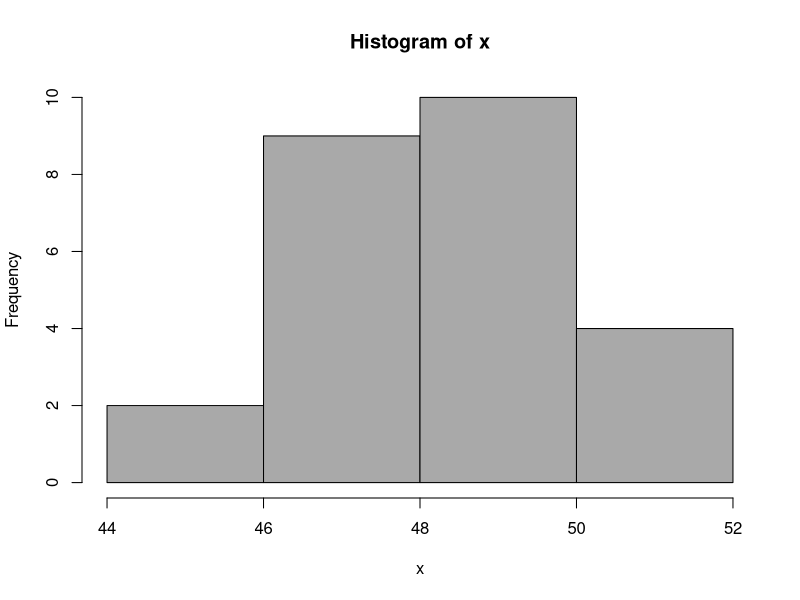
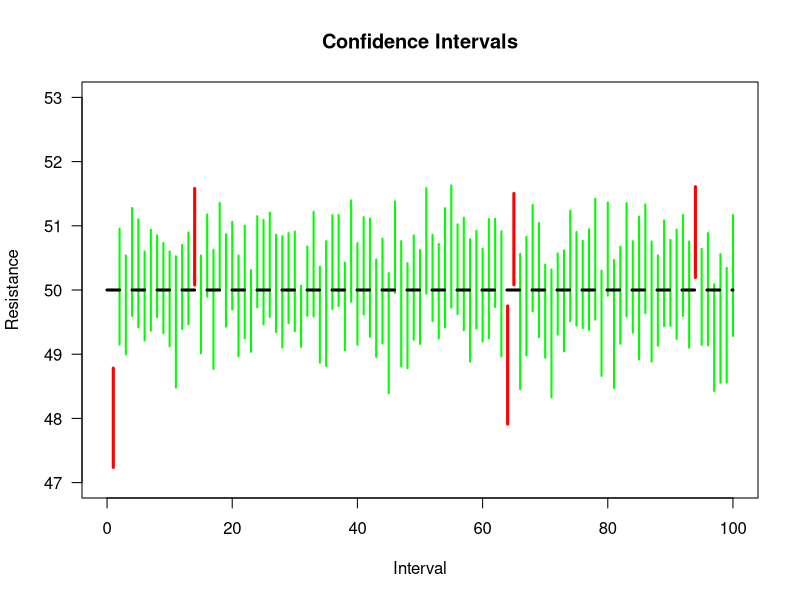

The R source for these figures, in order:
# Chapter 4 routines

## Draw 25 samples from N(mu=50,sigma=2)
set.seed(661857)    # Set PRNG seed (for reproducibility)
x<-rnorm(n=25, mean=50, sd=2)
mean(x)
hist(x,col="darkgray",breaks=3)

## Generate 200 confidence intervals for samples of 25
## points from N(mu=50,sigma=2). Confidence level 0.95
set.seed(661857)    # Set PRNG seed (for reproducibility)
mu<-50
sd<-2
N<-25
K<-100
alpha<-0.05

X<-matrix(rnorm(K*N,mean=mu,sd=sd),nrow=N) #25x200 matrix
CI_lower<-apply(X,2,mean)-apply(X,2,sd)*qt(1-alpha/2,N-1)/sqrt(N)
CI_upper<-apply(X,2,mean)+apply(X,2,sd)*qt(1-alpha/2,N-1)/sqrt(N)
isout<-(CI_lower>mu)|(CI_upper<mu)

## Plot the CIs
#pdf("../figs/CIs.pdf",width=12,height=8)
plot(0,0,type="n",
     xlim=c(0,K),ylim=c(47,53),
     ylab="Resistance",
     xlab="Interval",
     main="Confidence Intervals",
     las=1)
for (i in 1:K){
    points(c(i,i),c(CI_lower[i],CI_upper[i]),
           type="l",lwd=ifelse(isout[i],3,2),
           col=ifelse(isout[i],"red","green"))
}
points(c(0,K),c(mu,mu),lty=2,lwd=3,type="l")
#dev.off()

